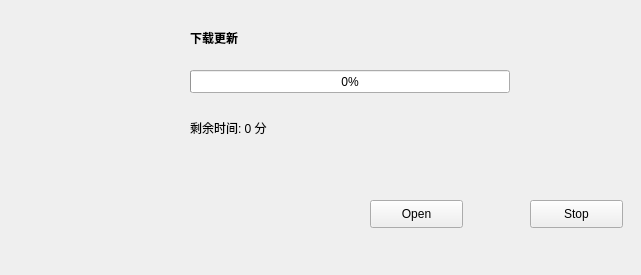
<?xml version="1.0" encoding="UTF-8"?>
<ui version="4.0">
 <class>Downloader</class>
 <widget class="QWidget" name="Downloader">
  <property name="geometry">
   <rect>
    <x>0</x>
    <y>0</y>
    <width>641</width>
    <height>275</height>
   </rect>
  </property>
  <property name="sizePolicy">
   <sizepolicy hsizetype="Minimum" vsizetype="Minimum">
    <horstretch>0</horstretch>
    <verstretch>0</verstretch>
   </sizepolicy>
  </property>
  <property name="minimumSize">
   <size>
    <width>0</width>
    <height>0</height>
   </size>
  </property>
  <property name="windowTitle">
   <string>下载更新</string>
  </property>
  <widget class="QLabel" name="updater_icon">
   <property name="geometry">
    <rect>
     <x>11</x>
     <y>11</y>
     <width>161</width>
     <height>101</height>
    </rect>
   </property>
   <property name="minimumSize">
    <size>
     <width>96</width>
     <height>96</height>
    </size>
   </property>
   <property name="text">
    <string/>
   </property>
   <property name="pixmap">
    <pixmap resource="../etc/resources/qsimpleupdater.qrc">:/icons/installlogo.bmp</pixmap>
   </property>
  </widget>
  <widget class="QLabel" name="downloadLabel">
   <property name="geometry">
    <rect>
     <x>190</x>
     <y>30</y>
     <width>171</width>
     <height>16</height>
    </rect>
   </property>
   <property name="font">
    <font>
     <weight>75</weight>
     <bold>true</bold>
    </font>
   </property>
   <property name="text">
    <string>下载更新</string>
   </property>
  </widget>
  <widget class="QProgressBar" name="progressBar">
   <property name="geometry">
    <rect>
     <x>190</x>
     <y>70</y>
     <width>320</width>
     <height>23</height>
    </rect>
   </property>
   <property name="minimumSize">
    <size>
     <width>320</width>
     <height>0</height>
    </size>
   </property>
   <property name="value">
    <number>0</number>
   </property>
   <property name="invertedAppearance">
    <bool>false</bool>
   </property>
  </widget>
  <widget class="QLabel" name="timeLabel">
   <property name="geometry">
    <rect>
     <x>190</x>
     <y>120</y>
     <width>107</width>
     <height>16</height>
    </rect>
   </property>
   <property name="text">
    <string>剩余时间: 0 分</string>
   </property>
  </widget>
  <widget class="QPushButton" name="openButton">
   <property name="geometry">
    <rect>
     <x>370</x>
     <y>200</y>
     <width>93</width>
     <height>28</height>
    </rect>
   </property>
   <property name="text">
    <string>Open</string>
   </property>
  </widget>
  <widget class="QPushButton" name="stopButton">
   <property name="geometry">
    <rect>
     <x>530</x>
     <y>200</y>
     <width>93</width>
     <height>28</height>
    </rect>
   </property>
   <property name="text">
    <string>Stop</string>
   </property>
  </widget>
 </widget>
 <resources>
  <include location="../etc/resources/qsimpleupdater.qrc"/>
 </resources>
 <connections/>
</ui>
